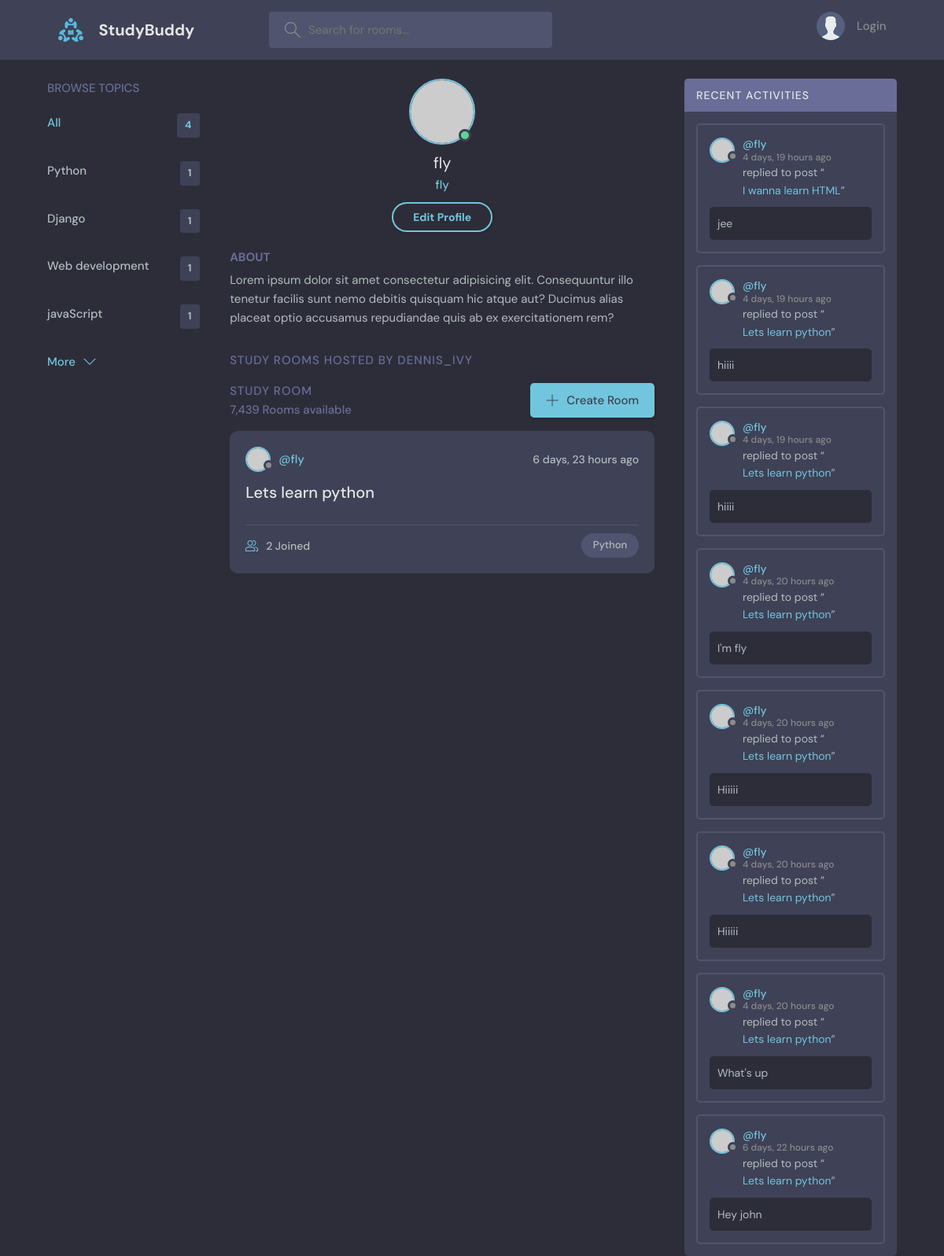
The page /profile/1 on the database as committed earlier.
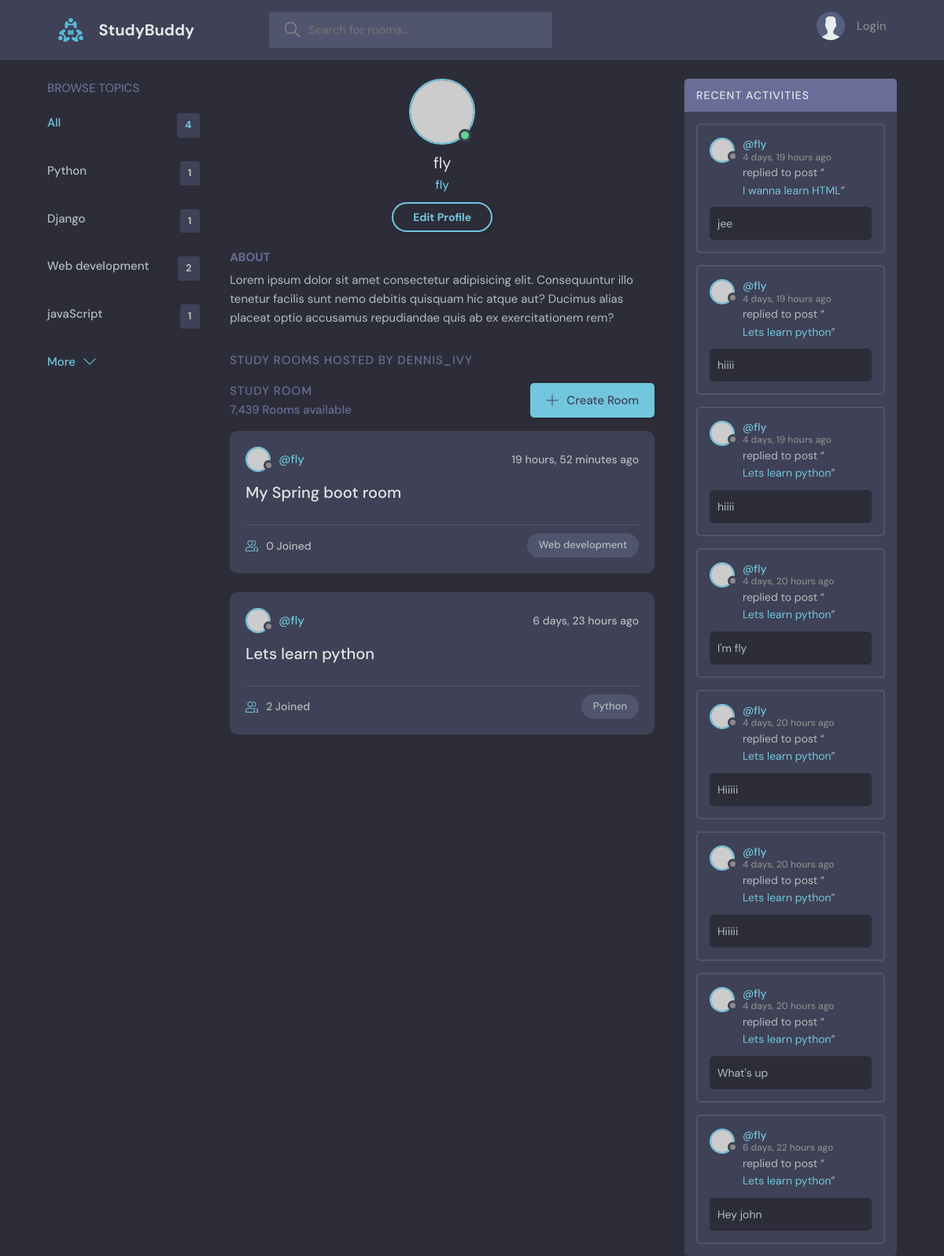
The same page on the database as committed later.
### base/models.py (models this page shows, shortened)
class Topic(models.Model):
    name = models.CharField(max_length=200)
    updated = models.DateTimeField(auto_now=True)
    created = models.DateTimeField(auto_now_add=True)

class Room(models.Model):
    name = models.CharField(max_length=200)
    description = models.TextField(null=True, blank=True)
    host = models.ForeignKey(User, on_delete=models.SET_NULL, null=True)
    topic = models.ForeignKey(Topic, on_delete=models.SET_NULL, null=True)
    participants = models.ManyToManyField(User, related_name="participants")
    updated = models.DateTimeField(auto_now=True)
    created = models.DateTimeField(auto_now_add=True)
    class Meta:
        ordering = ['-updated', '-created']
    def __str__(self) -> str:
        return str(self.name)

class Message(models.Model):
    user = models.ForeignKey(User, on_delete=models.CASCADE)
    room = models.ForeignKey(Room, on_delete=models.CASCADE)
    body = models.TextField()
    updated = models.DateTimeField(auto_now=True)
    created = models.DateTimeField(auto_now_add=True)
    class Meta:
        ordering = ['-created', '-updated']

### base/views.py (the view)
# urls.py: path('profile/<str:pk>', views.user_profile, name='user-profile'),
def user_profile(request, pk):
    user = User.objects.get(id=pk)
    rooms = user.room_set.all()
    rooms_messages = user.message_set.all()
    topics = Topic.objects.all()
    context = {
        "user": user,
        "rooms": rooms,
        "topics": topics,
        "rooms_messages": rooms_messages
    }
    return render(request, "base/profile.html", context)

### base/templates/base/profile.html (shortened to what this page needs)
{% extends 'main.html' %}
{% block content %}
    <main class="profile-page layout layout--3">
        <div class="container">
            {% include 'base/topics_component.html' %}
            <div class="roomList">
                <div class="profile">
                    <div class="profile__avatar">
                        <div class="avatar avatar--large active">
                            <img src="https://randomuser.me/api/portraits/men/11.jpg"/>
                        </div>
                    </div>
                    <div class="profile__info">
                        <h3>{{ user.username }}</h3>
                        <p>{{ user.username }}</p>
                        <a href="../../../theme/edit-user.html" class="btn btn--main btn--pill">Edit Profile</a>
                    </div>
                    <div class="profile__about">
                        <h3>About</h3>
                        <p>
                            Lorem ipsum dolor sit amet consectetur adipisicing elit. Consequuntur illo tenetur
                            facilis sunt nemo debitis quisquam hic atque aut? Ducimus alias placeat optio
                            accusamus repudiandae quis ab ex exercitationem rem?
                        </p>
                    </div>
                </div>
                <div class="roomList__header">
                    <div>
                        <h2>Study Rooms Hosted by dennis_ivy</a>
                        </h2>
                    </div>
                </div>
                <div class="roomList">
                    <div class="roomList__header">
                        <div>
                            <h2>Study Room</h2>
                            <p>7,439 Rooms available</p>
                        </div>
                        <a class="btn btn--main" href="../../../theme/create-room.html">
                            <svg version="1.1" xmlns="http://www.w3.org/2000/svg" width="32" height="32"
                                 viewBox="0 0 32 32">
                                <title>add</title>
                                <path
                                        d="M16.943 0.943h-1.885v14.115h-14.115v1.885h14.115v14.115h1.885v-14.115h14.115v-1.885h-14.115v-14.115z"
                                ></path>
                            </svg>
                            Create Room
                        </a>
                    </div>
                    {% include 'base/feed_component.html' %}
                </div>
            </div>
            {% include 'base/activity_component.html' %}
        </div>
    </main>
{% endblock %}

### base/templates/base/topics_component.html
<div class="topics">
    <div class="topics__header">
        <h2>Browse Topics</h2>
    </div>
    <ul class="topics__list">
        <li>
            <a href="{% url 'home' %}" class="active">All <span>{{ topics.count }}</span></a>
        </li>
        {% for topic in topics %}
            <li>
                <a href="{% url 'home' %}?q={{ topic.name }}">{{ topic.name }}
                    <span>{{ topic.room_set.all.count }}</span></a>
            </li>
        {% endfor %}
    </ul>
    <a class="btn btn--link" href="../../../theme/topics.html">
        More
        <svg version="1.1" xmlns="http://www.w3.org/2000/svg" width="32" height="32" viewBox="0 0 32 32">
            <title>chevron-down</title>
            <path d="M16 21l-13-13h-3l16 16 16-16h-3l-13 13z"></path>
        </svg>
    </a>
</div>

### base/templates/base/feed_component.html (shortened to what this page needs)
{% for room in rooms %}
    <div class="roomListRoom">
        <div class="roomListRoom__header">
            <a href="{% url 'user-profile' room.host.id %}" class="roomListRoom__author">
                <div class="avatar avatar--small">
                    <img src="https://randomuser.me/api/portraits/women/11.jpg"/>
                </div>
                <span>@{{ room.host.username }}</span>
            </a>
            <div class="roomListRoom__actions">
                <span>{{ room.created|timesince }} ago</span>
            </div>
        </div>
        <div class="roomListRoom__content">
            <a href="{% url 'room-detail' room.id %}">{{ room.name }}</a>
        </div>
        <div class="roomListRoom__meta">
            <a href="{% url 'room-detail' room.id %}" class="roomListRoom__joined">
                {{ room.participants.all.count }} Joined
            </a>
            <p class="roomListRoom__topic">{{ room.topic.name }}</p>
        </div>
    </div>
{% endfor %}

### base/templates/base/activity_component.html (shortened to what this page needs)
<div class="activities">
    <div class="activities__header">
        <h2>Recent Activities</h2>
    </div>
    {% for message in rooms_messages %}
        <div class="activities__box">
            <div class="activities__boxHeader roomListRoom__header">
                <a href="{% url 'user-profile' message.user.id %}" class="roomListRoom__author">
                    <div class="avatar avatar--small">
                        <img src="https://randomuser.me/api/portraits/women/11.jpg"/>
                    </div>
                    <p>
                        @{{ message.user }}
                        <span>{{ message.created|timesince }} ago</span>
                    </p>
                </a>
            </div>
            <div class="activities__boxContent">
                <p>replied to post “<a href="{% url 'room-detail' message.room.id %}">{{ message.room }}</a>”
                </p>
                <div class="activities__boxRoomContent">
                    {{ message.body }}
                </div>
            </div>
        </div>
    {% endfor %}
</div>

Rows that differ between the two databases and show on the page:
computed for Topic "Web development": room_set.all.count "1" → "2"
added Room: host.username "fly", created "19 hours, 52 minutes", name "My Spring boot room", participants.all.count "0", topic.name "Web development"
